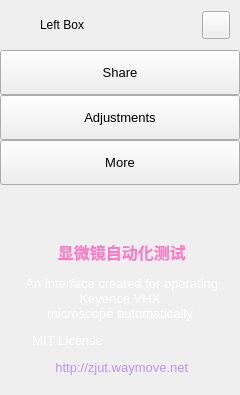
        <widget class="QFrame" name="extraLeftBox">
         <property name="minimumSize">
          <size>
           <width>0</width>
           <height>0</height>
          </size>
         </property>
         <property name="maximumSize">
          <size>
           <width>0</width>
           <height>16777215</height>
          </size>
         </property>
         <property name="frameShape">
          <enum>QFrame::NoFrame</enum>
         </property>
         <property name="frameShadow">
          <enum>QFrame::Raised</enum>
         </property>
         <layout class="QVBoxLayout" name="extraColumLayout">
          <property name="spacing">
           <number>0</number>
          </property>
          <property name="leftMargin">
           <number>0</number>
          </property>
          <property name="topMargin">
           <number>0</number>
          </property>
          <property name="rightMargin">
           <number>0</number>
          </property>
          <property name="bottomMargin">
           <number>0</number>
          </property>
          <item>
           <widget class="QFrame" name="extraTopBg">
            <property name="minimumSize">
             <size>
              <width>0</width>
              <height>50</height>
             </size>
            </property>
            <property name="maximumSize">
             <size>
              <width>16777215</width>
              <height>50</height>
             </size>
            </property>
            <property name="frameShape">
             <enum>QFrame::NoFrame</enum>
            </property>
            <property name="frameShadow">
             <enum>QFrame::Raised</enum>
            </property>
            <layout class="QVBoxLayout" name="verticalLayout_5">
             <property name="spacing">
              <number>0</number>
             </property>
             <property name="leftMargin">
              <number>0</number>
             </property>
             <property name="topMargin">
              <number>0</number>
             </property>
             <property name="rightMargin">
              <number>0</number>
             </property>
             <property name="bottomMargin">
              <number>0</number>
             </property>
             <item>
              <layout class="QGridLayout" name="extraTopLayout">
               <property name="leftMargin">
                <number>10</number>
               </property>
               <property name="rightMargin">
                <number>10</number>
               </property>
               <property name="horizontalSpacing">
                <number>10</number>
               </property>
               <property name="verticalSpacing">
                <number>0</number>
               </property>
               <item row="0" column="0">
                <widget class="QFrame" name="extraIcon">
                 <property name="minimumSize">
                  <size>
                   <width>20</width>
                   <height>0</height>
                  </size>
                 </property>
                 <property name="maximumSize">
                  <size>
                   <width>20</width>
                   <height>20</height>
                  </size>
                 </property>
                 <property name="frameShape">
                  <enum>QFrame::NoFrame</enum>
                 </property>
                 <property name="frameShadow">
                  <enum>QFrame::Raised</enum>
                 </property>
                </widget>
               </item>
               <item row="0" column="1">
                <widget class="QLabel" name="extraLabel">
                 <property name="minimumSize">
                  <size>
                   <width>150</width>
                   <height>0</height>
                  </size>
                 </property>
                 <property name="text">
                  <string>Left Box</string>
                 </property>
                </widget>
               </item>
               <item row="0" column="2">
                <widget class="QPushButton" name="extraCloseColumnBtn">
                 <property name="minimumSize">
                  <size>
                   <width>28</width>
                   <height>28</height>
                  </size>
                 </property>
                 <property name="maximumSize">
                  <size>
                   <width>28</width>
                   <height>28</height>
                  </size>
                 </property>
                 <property name="cursor">
                  <cursorShape>PointingHandCursor</cursorShape>
                 </property>
                 <property name="toolTip">
                  <string>Close left box</string>
                 </property>
                 <property name="text">
                  <string/>
                 </property>
                 <property name="icon">
                  <iconset resource="resources.qrc">
                   <normaloff>:/icons/images/icons/icon_close.png</normaloff>:/icons/images/icons/icon_close.png</iconset>
                 </property>
                 <property name="iconSize">
                  <size>
                   <width>20</width>
                   <height>20</height>
                  </size>
                 </property>
                </widget>
               </item>
              </layout>
             </item>
            </layout>
           </widget>
          </item>
          <item>
           <widget class="QFrame" name="extraContent">
            <property name="frameShape">
             <enum>QFrame::NoFrame</enum>
            </property>
            <property name="frameShadow">
             <enum>QFrame::Raised</enum>
            </property>
            <layout class="QVBoxLayout" name="verticalLayout_12">
             <property name="spacing">
              <number>0</number>
             </property>
             <property name="leftMargin">
              <number>0</number>
             </property>
             <property name="topMargin">
              <number>0</number>
             </property>
             <property name="rightMargin">
              <number>0</number>
             </property>
             <property name="bottomMargin">
              <number>0</number>
             </property>
             <item>
              <widget class="QFrame" name="extraTopMenu">
               <property name="frameShape">
                <enum>QFrame::NoFrame</enum>
               </property>
               <property name="frameShadow">
                <enum>QFrame::Raised</enum>
               </property>
               <layout class="QVBoxLayout" name="verticalLayout_11">
                <property name="spacing">
                 <number>0</number>
                </property>
                <property name="leftMargin">
                 <number>0</number>
                </property>
                <property name="topMargin">
                 <number>0</number>
                </property>
                <property name="rightMargin">
                 <number>0</number>
                </property>
                <property name="bottomMargin">
                 <number>0</number>
                </property>
                <item>
                 <widget class="QPushButton" name="btn_share">
                  <property name="sizePolicy">
                   <sizepolicy hsizetype="Expanding" vsizetype="Fixed">
                    <horstretch>0</horstretch>
                    <verstretch>0</verstretch>
                   </sizepolicy>
                  </property>
                  <property name="minimumSize">
                   <size>
                    <width>0</width>
                    <height>45</height>
                   </size>
                  </property>
                  <property name="font">
                   <font>
                    <family>Segoe UI</family>
                    <pointsize>10</pointsize>
                    <italic>false</italic>
                    <bold>false</bold>
                   </font>
                  </property>
                  <property name="cursor">
                   <cursorShape>PointingHandCursor</cursorShape>
                  </property>
                  <property name="layoutDirection">
                   <enum>Qt::LeftToRight</enum>
                  </property>
                  <property name="styleSheet">
                   <string notr="true">background-image: url(:/icons/images/icons/cil-share-boxed.png);</string>
                  </property>
                  <property name="text">
                   <string>Share</string>
                  </property>
                 </widget>
                </item>
                <item>
                 <widget class="QPushButton" name="btn_adjustments">
                  <property name="sizePolicy">
                   <sizepolicy hsizetype="Expanding" vsizetype="Fixed">
                    <horstretch>0</horstretch>
                    <verstretch>0</verstretch>
                   </sizepolicy>
                  </property>
                  <property name="minimumSize">
                   <size>
                    <width>0</width>
                    <height>45</height>
                   </size>
                  </property>
                  <property name="font">
                   <font>
                    <family>Segoe UI</family>
                    <pointsize>10</pointsize>
                    <italic>false</italic>
                    <bold>false</bold>
                   </font>
                  </property>
                  <property name="cursor">
                   <cursorShape>PointingHandCursor</cursorShape>
                  </property>
                  <property name="layoutDirection">
                   <enum>Qt::LeftToRight</enum>
                  </property>
                  <property name="styleSheet">
                   <string notr="true">background-image: url(:/icons/images/icons/cil-equalizer.png);</string>
                  </property>
                  <property name="text">
                   <string>Adjustments</string>
                  </property>
                 </widget>
                </item>
                <item>
                 <widget class="QPushButton" name="btn_more">
                  <property name="sizePolicy">
                   <sizepolicy hsizetype="Expanding" vsizetype="Fixed">
                    <horstretch>0</horstretch>
                    <verstretch>0</verstretch>
                   </sizepolicy>
                  </property>
                  <property name="minimumSize">
                   <size>
                    <width>0</width>
                    <height>45</height>
                   </size>
                  </property>
                  <property name="font">
                   <font>
                    <family>Segoe UI</family>
                    <pointsize>10</pointsize>
                    <italic>false</italic>
                    <bold>false</bold>
                   </font>
                  </property>
                  <property name="cursor">
                   <cursorShape>PointingHandCursor</cursorShape>
                  </property>
                  <property name="layoutDirection">
                   <enum>Qt::LeftToRight</enum>
                  </property>
                  <property name="styleSheet">
                   <string notr="true">background-image: url(:/icons/images/icons/cil-layers.png);</string>
                  </property>
                  <property name="text">
                   <string>More</string>
                  </property>
                 </widget>
                </item>
               </layout>
              </widget>
             </item>
             <item>
              <widget class="QFrame" name="extraCenter">
               <property name="frameShape">
                <enum>QFrame::NoFrame</enum>
               </property>
               <property name="frameShadow">
                <enum>QFrame::Raised</enum>
               </property>
               <layout class="QVBoxLayout" name="verticalLayout_10">
                <item>
                 <widget class="QTextEdit" name="textEdit">
                  <property name="minimumSize">
                   <size>
                    <width>222</width>
                    <height>0</height>
                   </size>
                  </property>
                  <property name="styleSheet">
                   <string notr="true">background: transparent;</string>
                  </property>
                  <property name="frameShape">
                   <enum>QFrame::NoFrame</enum>
                  </property>
                  <property name="readOnly">
                   <bool>true</bool>
                  </property>
                  <property name="html">
                   <string>&lt;!DOCTYPE HTML PUBLIC &quot;-//W3C//DTD HTML 4.0//EN&quot; &quot;http://www.w3.org/TR/REC-html40/strict.dtd&quot;&gt;
&lt;html&gt;&lt;head&gt;&lt;meta name=&quot;qrichtext&quot; content=&quot;1&quot; /&gt;&lt;meta charset=&quot;utf-8&quot; /&gt;&lt;style type=&quot;text/css&quot;&gt;
p, li { white-space: pre-wrap; }
hr { height: 1px; border-width: 0; }
li.unchecked::marker { content: &quot;\2610&quot;; }
li.checked::marker { content: &quot;\2612&quot;; }
&lt;/style&gt;&lt;/head&gt;&lt;body style=&quot; font-family:'Microsoft YaHei UI'; font-size:9pt; font-weight:400; font-style:normal;&quot;&gt;
&lt;p style=&quot; margin-top:0px; margin-bottom:0px; margin-left:0px; margin-right:0px; -qt-block-indent:0; text-indent:0px;&quot;&gt;&lt;span style=&quot; font-family:'Segoe UI'; font-size:10pt;&quot;&gt;                             &lt;/span&gt;&lt;/p&gt;
&lt;p style=&quot; margin-top:0px; margin-bottom:0px; margin-left:0px; margin-right:0px; -qt-block-indent:0; text-indent:0px;&quot;&gt;&lt;span style=&quot; font-family:'Segoe UI'; font-size:10pt;&quot;&gt;                              &lt;/span&gt;&lt;/p&gt;
&lt;p align=&quot;center&quot; style=&quot; margin-top:12px; margin-bottom:12px; margin-left:0px; margin-right:0px; -qt-block-indent:0; text-indent:0px;&quot;&gt;&lt;span style=&quot; font-family:'Segoe UI'; font-size:10pt;&quot;&gt; &lt;/span&gt;&lt;span style=&quot; font-family:'Segoe UI'; font-size:12pt; font-weight:600; color:#ff79c6;&quot;&gt;显微镜自动化测试&lt;/span&gt;&lt;span style=&quot; font-family:'Segoe UI'; font-size:10pt;&quot;&gt;                                                          &lt;/span&gt;&lt;/p&gt;
&lt;p align=&quot;center&quot; style=&quot; margin-top:12px; margin-bottom:12px; margin-left:0px; margin-right:0px; -qt-block-indent:0; text-indent:0px;&quot;&gt;&lt;span style=&quot; font-family:'Segoe UI'; font-size:10pt;&quot;&gt; &lt;/span&gt;&lt;span style=&quot; font-family:'Segoe UI'; font-size:10pt; color:#ffffff;&quot;&gt;An interface created for operating Keyence VHX                             microscope automatically&lt;/span&gt;&lt;span style=&quot; font-family:'Segoe UI'; font-size:10pt;&quot;&gt;                              &lt;/span&gt;&lt;/p&gt;
&lt;p align=&quot;center&quot; style=&quot; margin-top:12px; margin-bottom:12px; margin-left:0px; margin-right:0px; -qt-block-indent:0; text-indent:0px;&quot;&gt;&lt;span style=&quot; font-family:'Segoe UI'; font-size:10pt;&quot;&gt; &lt;/span&gt;&lt;span style=&quot; font-family:'Segoe UI'; font-size:10pt; color:#ffffff;&quot;&gt;MIT License&lt;/span&gt;&lt;span style=&quot; font-family:'Segoe UI'; font-size:10pt;&quot;&gt;                              &lt;/span&gt;&lt;/p&gt;
&lt;p align=&quot;center&quot; style=&quot; margin-top:12px; margin-bottom:12px; margin-left:0px; margin-right:0px; -qt-block-indent:0; text-indent:0px;&quot;&gt;&lt;span style=&quot; font-family:'Segoe UI'; font-size:10pt;&quot;&gt; &lt;/span&gt;&lt;span style=&quot; font-family:'Segoe UI'; font-size:10pt; color:#bd93f9;&quot;&gt;http://zjut.waymove.net&lt;/span&gt;&lt;span style=&quot; font-family:'Segoe UI'; font-size:10pt;&quot;&gt;                          &lt;/span&gt;&lt;/p&gt;&lt;/body&gt;&lt;/html&gt;</string>
                  </property>
                 </widget>
                </item>
               </layout>
              </widget>
             </item>
             <item>
              <widget class="QFrame" name="extraBottom">
               <property name="frameShape">
                <enum>QFrame::NoFrame</enum>
               </property>
               <property name="frameShadow">
                <enum>QFrame::Raised</enum>
               </property>
              </widget>
             </item>
            </layout>
           </widget>
          </item>
         </layout>
        </widget>
